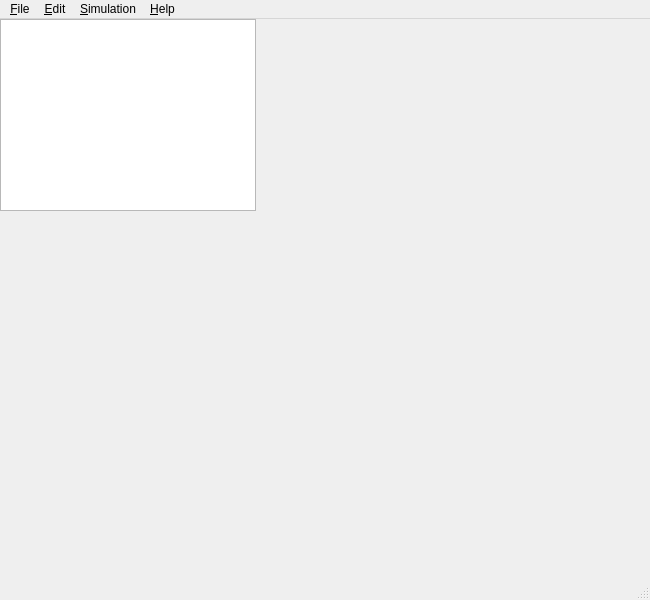
<ui version="4.0" >
 <class>Langton</class>
 <widget class="QMainWindow" name="Langton" >
  <property name="geometry" >
   <rect>
    <x>0</x>
    <y>0</y>
    <width>650</width>
    <height>600</height>
   </rect>
  </property>
  <property name="minimumSize" >
   <size>
    <width>250</width>
    <height>100</height>
   </size>
  </property>
  <property name="windowTitle" >
   <string>Langton</string>
  </property>
  <widget class="QWidget" name="centralwidget" >
   <property name="minimumSize" >
    <size>
     <width>300</width>
     <height>200</height>
    </size>
   </property>
   <widget class="QGraphicsView" name="canvas" >
    <property name="geometry" >
     <rect>
      <x>0</x>
      <y>0</y>
      <width>256</width>
      <height>192</height>
     </rect>
    </property>
   </widget>
  </widget>
  <widget class="QMenuBar" name="menubar" >
   <property name="geometry" >
    <rect>
     <x>0</x>
     <y>0</y>
     <width>650</width>
     <height>30</height>
    </rect>
   </property>
   <widget class="QMenu" name="menuMainmenu" >
    <property name="title" >
     <string>&amp;File</string>
    </property>
    <addaction name="actionSave" />
    <addaction name="actionQuit" />
   </widget>
   <widget class="QMenu" name="menuEdit_menu" >
    <property name="title" >
     <string>&amp;Edit</string>
    </property>
    <addaction name="actionSetup" />
   </widget>
   <widget class="QMenu" name="menuSimu_menu" >
    <property name="title" >
     <string>&amp;Simulation</string>
    </property>
    <addaction name="actionStart" />
    <addaction name="actionStop" />
   </widget>
   <widget class="QMenu" name="menuHelp" >
    <property name="title" >
     <string>&amp;Help</string>
    </property>
    <addaction name="actionAbout" />
    <addaction name="actionAbout_Qt" />
   </widget>
   <addaction name="menuMainmenu" />
   <addaction name="menuEdit_menu" />
   <addaction name="menuSimu_menu" />
   <addaction name="menuHelp" />
  </widget>
  <widget class="QStatusBar" name="statusbar" />
  <action name="actionSave" >
   <property name="text" >
    <string>&amp;Save</string>
   </property>
   <property name="shortcut" >
    <string>Ctrl+S</string>
   </property>
  </action>
  <action name="actionQuit" >
   <property name="text" >
    <string>&amp;Quit</string>
   </property>
   <property name="shortcut" >
    <string>Ctrl+Q</string>
   </property>
  </action>
  <action name="actionSetup" >
   <property name="text" >
    <string>Setup</string>
   </property>
  </action>
  <action name="actionStart" >
   <property name="text" >
    <string>Start</string>
   </property>
  </action>
  <action name="actionStop" >
   <property name="text" >
    <string>Stop</string>
   </property>
  </action>
  <action name="actionAbout" >
   <property name="text" >
    <string>&amp;About</string>
   </property>
  </action>
  <action name="actionAbout_Qt" >
   <property name="text" >
    <string>About Qt</string>
   </property>
  </action>
 </widget>
 <resources/>
 <connections/>
</ui>
